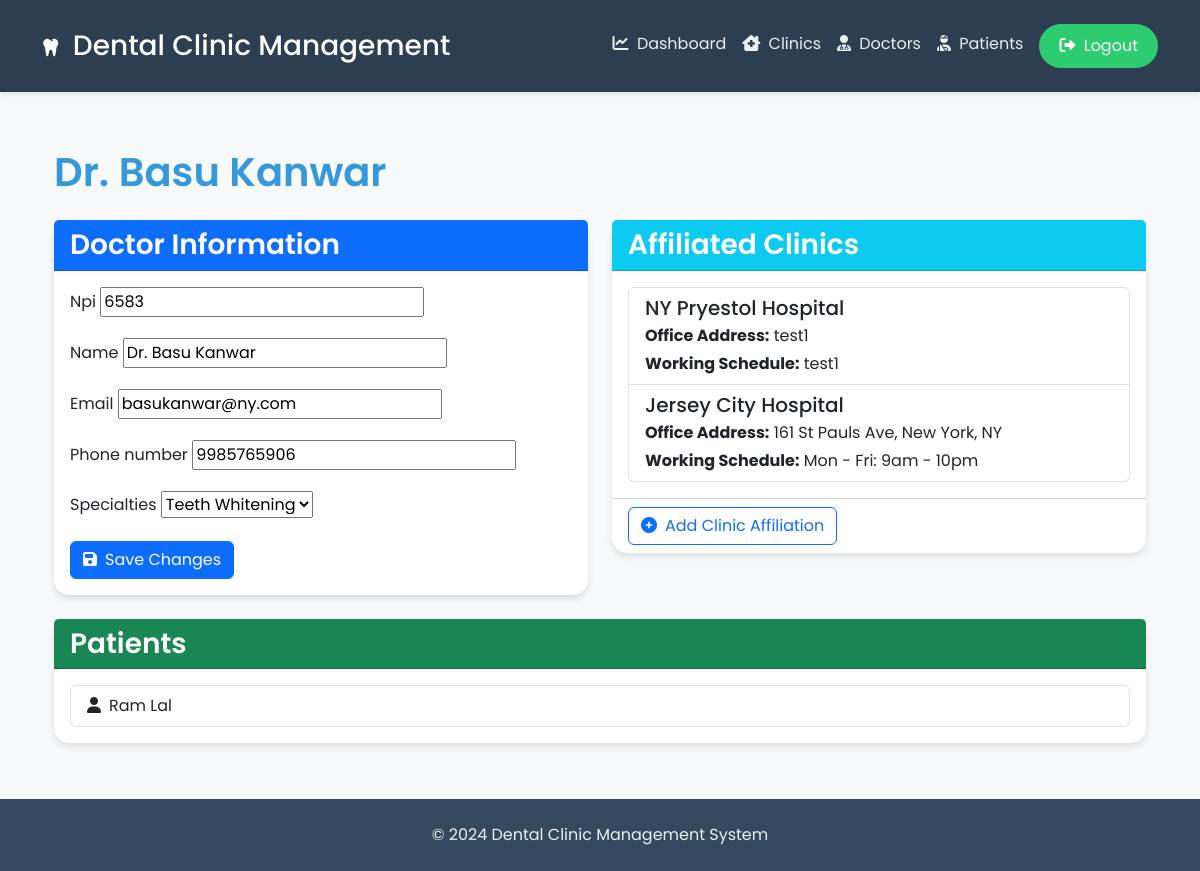
The page /doctors/1/ (signed in) on the database its author committed.
### core/models.py (models this page shows, shortened)
class Doctor(models.Model):
    SPECIALTIES = [
        ('CL', 'Cleaning'),
        ('FL', 'Filling'),
        ('RC', 'Root Canal'),
        ('CR', 'Crown'),
        ('TW', 'Teeth Whitening'),
    ]
    npi = models.CharField(max_length=10, unique=True)
    name = models.CharField(max_length=100)
    email = models.EmailField()
    phone_number = models.CharField(max_length=20)
    specialties = models.CharField(max_length=2, choices=SPECIALTIES)
    clinics = models.ManyToManyField(Clinic, through='DoctorClinicAffiliation')

class DoctorClinicAffiliation(models.Model):
    doctor = models.ForeignKey(Doctor, on_delete=models.CASCADE)
    clinic = models.ForeignKey(Clinic, on_delete=models.CASCADE)
    office_address = models.TextField()
    working_schedule = models.TextField()

class Clinic(models.Model):
    name = models.CharField(max_length=100)
    phone_number = models.CharField(max_length=20)
    city = models.CharField(max_length=50)
    state = models.CharField(max_length=50)
    address = models.TextField()
    email = models.EmailField()

class Patient(models.Model):
    GENDER_CHOICES = [
        ('M', 'Male'),
        ('F', 'Female'),
        ('O', 'Other'),
    ]
    name = models.CharField(max_length=100)
    date_of_birth = models.DateField()
    address = models.TextField()
    phone_number = models.CharField(max_length=20)
    ssn_last_4 = models.CharField(max_length=4)
    gender = models.CharField(max_length=1, choices=GENDER_CHOICES)
    doctors = models.ManyToManyField(Doctor, related_name='patients')

### core/views.py (the view)
# urls.py: path('doctors/<int:pk>/', views.doctor_detail, name='doctor_detail'),
@login_required
def doctor_detail(request, pk):
    doctor = get_object_or_404(Doctor, pk=pk)
    if request.method == 'POST':
        return handle_form_submission(request, DoctorForm, instance=doctor, redirect_url='doctor_detail', template_name='core/doctor/doctor_detail.html', extra_context={'pk': pk})
    return render(request, 'core/doctor/doctor_detail.html', {'doctor': doctor, 'form': DoctorForm(instance=doctor)})

### core/forms.py
class DoctorForm(forms.ModelForm):
    class Meta:
        model = Doctor
        fields = ['npi', 'name', 'email', 'phone_number', 'specialties']

### core/templates/core/doctor/doctor_detail.html (shortened to what this page needs)
{% extends 'core/base.html' %}
{% block content %}
<div class="container">
    <h1 class="mb-4">{{ doctor.name }}</h1>
    <div class="row">
        <div class="col-md-6 mb-4">
            <div class="card">
                <div class="card-header bg-primary text-white">
                    <h3 class="card-title mb-0">Doctor Information</h3>
                </div>
                <div class="card-body">
                    <form method="post">
                        {% for field in form %}
                            <div class="mb-3">
                                <label for="{{ field.id_for_label }}" class="form-label">{{ field.label }}</label>
                                {{ field }}
                            </div>
                        {% endfor %}
                        <button type="submit" class="btn btn-primary">
                            <i class="fas fa-save me-2"></i>Save Changes
                        </button>
                    </form>
                </div>
            </div>
        </div>
        <div class="col-md-6 mb-4">
            <div class="card">
                <div class="card-header bg-info text-white">
                    <h3 class="card-title mb-0">Affiliated Clinics</h3>
                </div>
                <div class="card-body">
                    {% if doctor.doctorclinicaffiliation_set.all %}
                        <div class="list-group">
                            {% for affiliation in doctor.doctorclinicaffiliation_set.all %}
                                <div class="list-group-item list-group-item-action">
                                    <div class="d-flex w-100 justify-content-between">
                                        <h5 class="mb-1">{{ affiliation.clinic.name }}</h5>
                                    </div>
                                    <p class="mb-1"><strong>Office Address:</strong> {{ affiliation.office_address }}</p>
                                    <p class="mb-0"><strong>Working Schedule:</strong> {{ affiliation.working_schedule }}</p>
                                </div>
                            {% endfor %}
                        </div>
                    {% else %}
                        <p class="text-muted">No affiliated clinics found.</p>
                    {% endif %}
                </div>
                <div class="card-footer bg-transparent">
                    <a href="{% url 'add_doctor_clinic_affiliation' doctor.pk %}" class="btn btn-outline-primary">
                        <i class="fas fa-plus-circle me-2"></i>Add Clinic Affiliation
                    </a>
                </div>
            </div>
        </div>
    </div>
    <div class="row">
        <div class="col-12">
            <div class="card">
                <div class="card-header bg-success text-white">
                    <h3 class="card-title mb-0">Patients</h3>
                </div>
                <div class="card-body">
                    {% if doctor.patients.all %}
                        <div class="list-group">
                            {% for patient in doctor.patients.all %}
                                <a href="{% url 'patient_detail' patient.pk %}" class="list-group-item list-group-item-action">
                                    <i class="fas fa-user me-2"></i>{{ patient.name }}
                                </a>
                            {% endfor %}
                        </div>
                    {% else %}
                        <p class="text-muted">No patients found.</p>
                    {% endif %}
                </div>
            </div>
        </div>
    </div>
</div>
{% endblock %}

### core/templates/core/base.html (style rules this page uses)
:root { --primary-color: #3498db; --secondary-color: #2ecc71; --background-color: #f8f9fa; --text-color: #333; --header-bg: #2c3e50; --footer-bg: #34495e; }
body { font-family: 'Poppins', sans-serif; background-color: var(--background-color); color: var(--text-color); min-height: 100vh; display: flex; flex-direction: column; }
h1, h2, h3 { color: var(--primary-color); font-weight: 600; }
.card { border: none; border-radius: 15px; box-shadow: 0 4px 6px rgba(0, 0, 0, 0.1); transition: all 0.3s ease; }

### core/templates/core/doctor/doctor_detail.html (style rules this page uses)
.card { box-shadow: 0 4px 6px rgba(0, 0, 0, 0.1); transition: box-shadow 0.3s ease-in-out; }
.list-group-item { transition: background-color 0.3s ease-in-out; }

### rows shown on the page
Doctor: name "Dr. Basu Kanwar", form "6583" "Dr. Basu Kanwar" "basukanwar@ny.com" "9985765906" "Teeth Whitening"
DoctorClinicAffiliation: clinic.name "NY Pryestol Hospital", office_address "test1", working_schedule "test1"
DoctorClinicAffiliation: clinic.name "Jersey City Hospital", office_address "161 St Pauls Ave, New York, NY", working_schedule "Mon - Fri: 9am - 10pm"
Patient: name "Ram Lal"

### other values the page prints
{{ field.label }} "Npi" "Name" "Email" "Phone number" "Specialties"
